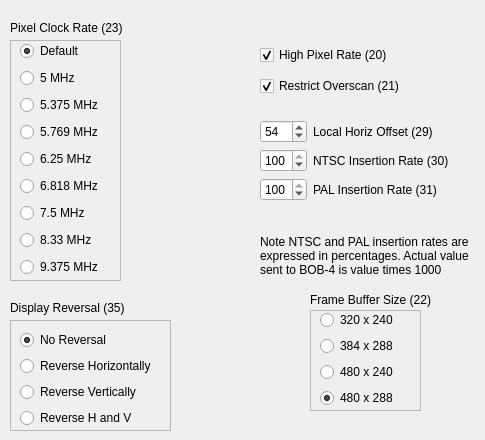
   <widget class="QWidget" name="tab_2">
    <attribute name="title">
     <string>Display</string>
    </attribute>
    <widget class="QLabel" name="label_6">
     <property name="geometry">
      <rect>
       <x>10</x>
       <y>20</y>
       <width>131</width>
       <height>16</height>
      </rect>
     </property>
     <property name="text">
      <string>Pixel Clock Rate (23)</string>
     </property>
    </widget>
    <widget class="QLabel" name="label_11">
     <property name="geometry">
      <rect>
       <x>310</x>
       <y>290</y>
       <width>141</width>
       <height>20</height>
      </rect>
     </property>
     <property name="text">
      <string>Frame Buffer Size (22)</string>
     </property>
    </widget>
    <widget class="QLabel" name="label_12">
     <property name="geometry">
      <rect>
       <x>10</x>
       <y>300</y>
       <width>151</width>
       <height>16</height>
      </rect>
     </property>
     <property name="text">
      <string>Display Reversal (35)</string>
     </property>
    </widget>
    <widget class="QWidget" name="layoutWidget_4">
     <property name="geometry">
      <rect>
       <x>260</x>
       <y>120</y>
       <width>216</width>
       <height>98</height>
      </rect>
     </property>
     <layout class="QFormLayout" name="formLayout">
      <property name="fieldGrowthPolicy">
       <enum>QFormLayout::AllNonFixedFieldsGrow</enum>
      </property>
      <item row="0" column="0">
       <widget class="QSpinBox" name="spinDisp1">
        <property name="maximum">
         <number>128</number>
        </property>
        <property name="value">
         <number>54</number>
        </property>
       </widget>
      </item>
      <item row="0" column="1">
       <widget class="QLabel" name="label_7">
        <property name="text">
         <string>Local Horiz Offset (29)</string>
        </property>
       </widget>
      </item>
      <item row="1" column="0">
       <widget class="QSpinBox" name="spinDisp2">
        <property name="maximum">
         <number>100</number>
        </property>
        <property name="value">
         <number>100</number>
        </property>
       </widget>
      </item>
      <item row="2" column="0">
       <widget class="QSpinBox" name="spinDisp3">
        <property name="maximum">
         <number>100</number>
        </property>
        <property name="value">
         <number>100</number>
        </property>
       </widget>
      </item>
      <item row="2" column="1">
       <widget class="QLabel" name="label_9">
        <property name="text">
         <string>PAL Insertion Rate (31)</string>
        </property>
       </widget>
      </item>
      <item row="1" column="1">
       <widget class="QLabel" name="label_8">
        <property name="text">
         <string>NTSC Insertion Rate (30)</string>
        </property>
       </widget>
      </item>
     </layout>
    </widget>
    <widget class="QFrame" name="frame_4">
     <property name="geometry">
      <rect>
       <x>10</x>
       <y>40</y>
       <width>111</width>
       <height>241</height>
      </rect>
     </property>
     <property name="frameShape">
      <enum>QFrame::StyledPanel</enum>
     </property>
     <property name="frameShadow">
      <enum>QFrame::Raised</enum>
     </property>
     <widget class="QWidget" name="layoutWidget_5">
      <property name="geometry">
       <rect>
        <x>10</x>
        <y>0</y>
        <width>99</width>
        <height>246</height>
       </rect>
      </property>
      <layout class="QVBoxLayout" name="verticalLayout_6">
       <item>
        <widget class="QRadioButton" name="radioDefault">
         <property name="text">
          <string>Default</string>
         </property>
         <property name="checked">
          <bool>true</bool>
         </property>
        </widget>
       </item>
       <item>
        <widget class="QRadioButton" name="radio5MHz">
         <property name="text">
          <string>5 MHz</string>
         </property>
         <property name="checked">
          <bool>false</bool>
         </property>
        </widget>
       </item>
       <item>
        <widget class="QRadioButton" name="radio5MHz375">
         <property name="text">
          <string>5.375 MHz</string>
         </property>
        </widget>
       </item>
       <item>
        <widget class="QRadioButton" name="radio5MHz769">
         <property name="text">
          <string>5.769 MHz</string>
         </property>
        </widget>
       </item>
       <item>
        <widget class="QRadioButton" name="radio6MHz25">
         <property name="text">
          <string>6.25 MHz</string>
         </property>
        </widget>
       </item>
       <item>
        <widget class="QRadioButton" name="radio6MHz818">
         <property name="text">
          <string>6.818 MHz</string>
         </property>
        </widget>
       </item>
       <item>
        <widget class="QRadioButton" name="radio7MHz5">
         <property name="text">
          <string>7.5 MHz</string>
         </property>
        </widget>
       </item>
       <item>
        <widget class="QRadioButton" name="radio8MHz33">
         <property name="text">
          <string>8.33 MHz</string>
         </property>
        </widget>
       </item>
       <item>
        <widget class="QRadioButton" name="radio9MHz375">
         <property name="text">
          <string>9.375 MHz</string>
         </property>
        </widget>
       </item>
      </layout>
     </widget>
    </widget>
    <widget class="QWidget" name="layoutWidget_6">
     <property name="geometry">
      <rect>
       <x>260</x>
       <y>40</y>
       <width>161</width>
       <height>61</height>
      </rect>
     </property>
     <layout class="QVBoxLayout" name="verticalLayout_9">
      <item>
       <widget class="QCheckBox" name="checkHighPixRate">
        <property name="text">
         <string>High Pixel Rate (20)</string>
        </property>
        <property name="checked">
         <bool>true</bool>
        </property>
       </widget>
      </item>
      <item>
       <widget class="QCheckBox" name="checkRestrictOverscan">
        <property name="text">
         <string>Restrict Overscan (21)</string>
        </property>
        <property name="checked">
         <bool>true</bool>
        </property>
       </widget>
      </item>
     </layout>
    </widget>
    <widget class="QFrame" name="frame_5">
     <property name="geometry">
      <rect>
       <x>10</x>
       <y>320</y>
       <width>161</width>
       <height>111</height>
      </rect>
     </property>
     <property name="frameShape">
      <enum>QFrame::StyledPanel</enum>
     </property>
     <property name="frameShadow">
      <enum>QFrame::Raised</enum>
     </property>
     <widget class="QWidget" name="layoutWidget_7">
      <property name="geometry">
       <rect>
        <x>10</x>
        <y>10</y>
        <width>150</width>
        <height>100</height>
       </rect>
      </property>
      <layout class="QVBoxLayout" name="verticalLayout_8">
       <item>
        <widget class="QRadioButton" name="radioNoReversal">
         <property name="text">
          <string>No Reversal</string>
         </property>
         <property name="checked">
          <bool>true</bool>
         </property>
        </widget>
       </item>
       <item>
        <widget class="QRadioButton" name="radioReverseHorz">
         <property name="text">
          <string>Reverse Horizontally</string>
         </property>
        </widget>
       </item>
       <item>
        <widget class="QRadioButton" name="radioReverseVert">
         <property name="text">
          <string>Reverse Vertically</string>
         </property>
         <property name="checked">
          <bool>false</bool>
         </property>
        </widget>
       </item>
       <item>
        <widget class="QRadioButton" name="radioReverseHV">
         <property name="text">
          <string>Reverse H and V</string>
         </property>
        </widget>
       </item>
      </layout>
     </widget>
    </widget>
    <widget class="QFrame" name="frame_6">
     <property name="geometry">
      <rect>
       <x>310</x>
       <y>310</y>
       <width>111</width>
       <height>101</height>
      </rect>
     </property>
     <property name="frameShape">
      <enum>QFrame::StyledPanel</enum>
     </property>
     <property name="frameShadow">
      <enum>QFrame::Raised</enum>
     </property>
     <widget class="QWidget" name="layoutWidget_8">
      <property name="geometry">
       <rect>
        <x>10</x>
        <y>0</y>
        <width>99</width>
        <height>101</height>
       </rect>
      </property>
      <layout class="QVBoxLayout" name="verticalLayout_7">
       <item>
        <widget class="QRadioButton" name="radio320x240">
         <property name="text">
          <string>320 x 240</string>
         </property>
        </widget>
       </item>
       <item>
        <widget class="QRadioButton" name="radio384x288">
         <property name="text">
          <string>384 x 288</string>
         </property>
        </widget>
       </item>
       <item>
        <widget class="QRadioButton" name="radio480x240">
         <property name="text">
          <string>480 x 240</string>
         </property>
        </widget>
       </item>
       <item>
        <widget class="QRadioButton" name="radio480x288">
         <property name="text">
          <string>480 x 288</string>
         </property>
         <property name="checked">
          <bool>true</bool>
         </property>
        </widget>
       </item>
      </layout>
     </widget>
    </widget>
    <widget class="QLabel" name="label_34">
     <property name="geometry">
      <rect>
       <x>260</x>
       <y>220</y>
       <width>211</width>
       <height>71</height>
      </rect>
     </property>
     <property name="text">
      <string>Note NTSC and PAL insertion rates are expressed in percentages. Actual value sent to BOB-4 is value times 1000</string>
     </property>
     <property name="wordWrap">
      <bool>true</bool>
     </property>
    </widget>
   </widget>
